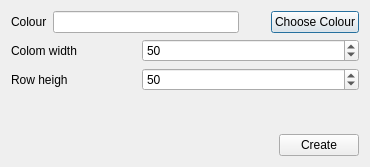
<?xml version="1.0" encoding="UTF-8"?>
<ui version="4.0">
 <class>GridCreator</class>
 <widget class="QDialog" name="GridCreator">
  <property name="geometry">
   <rect>
    <x>0</x>
    <y>0</y>
    <width>370</width>
    <height>167</height>
   </rect>
  </property>
  <property name="windowTitle">
   <string>Create Grid</string>
  </property>
  <layout class="QVBoxLayout" name="verticalLayout">
   <item>
    <layout class="QHBoxLayout" name="horizontalLayout">
     <item>
      <widget class="QLabel" name="labColour">
       <property name="text">
        <string>Colour</string>
       </property>
      </widget>
     </item>
     <item>
      <widget class="QLineEdit" name="colorField"/>
     </item>
     <item>
      <widget class="QLabel" name="labColourPreview">
       <property name="minimumSize">
        <size>
         <width>20</width>
         <height>20</height>
        </size>
       </property>
       <property name="maximumSize">
        <size>
         <width>20</width>
         <height>20</height>
        </size>
       </property>
       <property name="styleSheet">
        <string notr="true">color: red;</string>
       </property>
       <property name="text">
        <string/>
       </property>
      </widget>
     </item>
     <item>
      <widget class="QPushButton" name="btnChooseColour">
       <property name="text">
        <string>Choose Colour</string>
       </property>
      </widget>
     </item>
    </layout>
   </item>
   <item>
    <layout class="QHBoxLayout" name="horizontalLayout_2">
     <item>
      <widget class="QLabel" name="labXSize">
       <property name="maximumSize">
        <size>
         <width>125</width>
         <height>16777215</height>
        </size>
       </property>
       <property name="text">
        <string>Colom width</string>
       </property>
      </widget>
     </item>
     <item>
      <widget class="QSpinBox" name="xSize">
       <property name="maximum">
        <number>999999999</number>
       </property>
       <property name="value">
        <number>50</number>
       </property>
      </widget>
     </item>
    </layout>
   </item>
   <item>
    <layout class="QHBoxLayout" name="horizontalLayout_3">
     <item>
      <widget class="QLabel" name="labYSize">
       <property name="maximumSize">
        <size>
         <width>125</width>
         <height>16777215</height>
        </size>
       </property>
       <property name="text">
        <string>Row heigh</string>
       </property>
      </widget>
     </item>
     <item>
      <widget class="QSpinBox" name="ySize">
       <property name="maximum">
        <number>999999999</number>
       </property>
       <property name="value">
        <number>50</number>
       </property>
      </widget>
     </item>
    </layout>
   </item>
   <item>
    <spacer name="verticalSpacer">
     <property name="orientation">
      <enum>Qt::Vertical</enum>
     </property>
     <property name="sizeHint" stdset="0">
      <size>
       <width>20</width>
       <height>28</height>
      </size>
     </property>
    </spacer>
   </item>
   <item>
    <layout class="QHBoxLayout" name="horizontalLayout_4">
     <item>
      <spacer name="horizontalSpacer">
       <property name="orientation">
        <enum>Qt::Horizontal</enum>
       </property>
       <property name="sizeHint" stdset="0">
        <size>
         <width>40</width>
         <height>20</height>
        </size>
       </property>
      </spacer>
     </item>
     <item>
      <widget class="QPushButton" name="btnCreateGrid">
       <property name="text">
        <string>Create</string>
       </property>
      </widget>
     </item>
    </layout>
   </item>
  </layout>
 </widget>
 <resources/>
 <connections/>
</ui>
